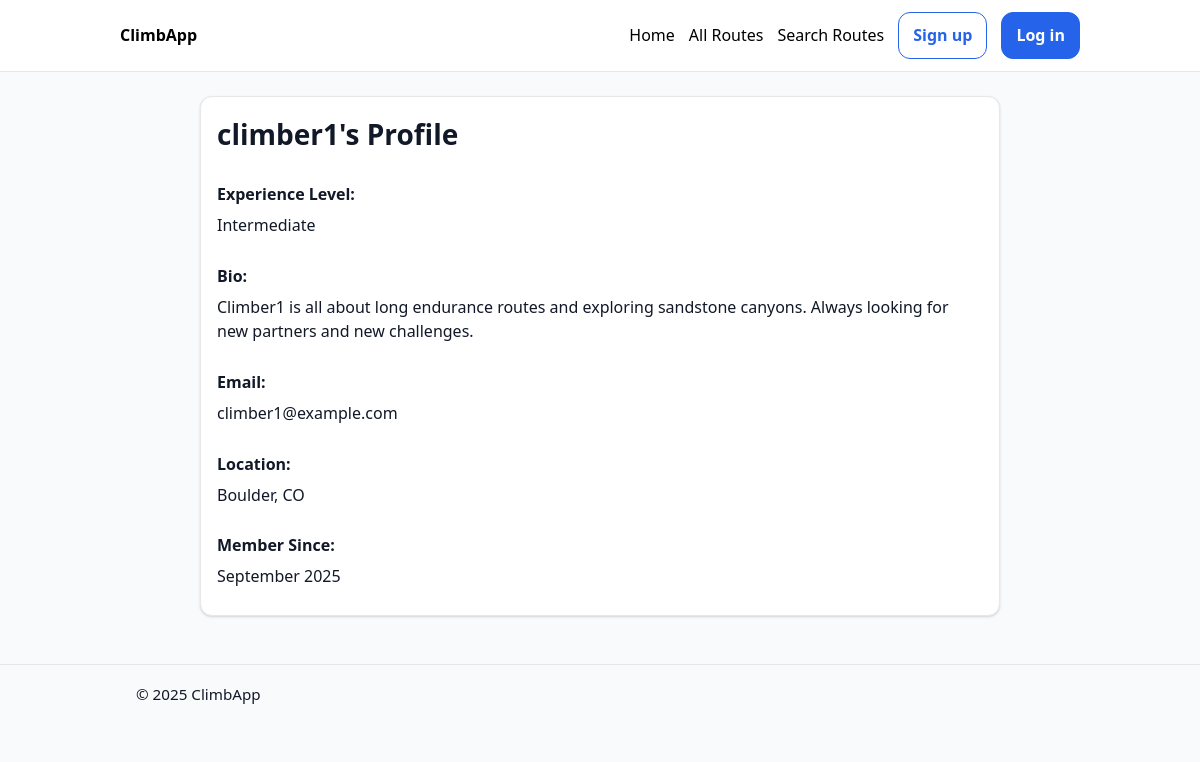
The page /accounts/profile/climber1/ on the database its author committed.
### accounts/models.py (models this page shows, shortened)
class UserProfile(models.Model):
    EXPERIENCE_CHOICES = [
        ('beginner', 'Beginner'),
        ('intermediate', 'Intermediate'),
        ('advanced', 'Advanced'),
        ('expert', 'Expert'),
    ]
    user = models.OneToOneField(
        settings.AUTH_USER_MODEL,
        on_delete=models.CASCADE,
        related_name="profile"
    )
    experience_level = models.CharField(
        max_length=20,
        choices=EXPERIENCE_CHOICES,
        default='beginner',
        help_text="Your climbing experience level"
    )
    bio = models.TextField(
        blank=True,
        max_length=500,
        help_text="Tell us about yourself and your climbing experience"
    )
    email = models.EmailField(
        blank=True,
        help_text="Contact email"
    )
    latitude = models.FloatField(blank=True, null=True)
    longitude = models.FloatField(blank=True, null=True)
    location_name = models.CharField(
        max_length=200,
        blank=True,
        help_text="e.g., Boulder, CO"
    )
    created_at = models.DateTimeField(auto_now_add=True)
    updated_at = models.DateTimeField(auto_now=True)

### accounts/views.py (the view)
# urls.py: path("profile/", ProfileView.as_view(), name="profile"),
class ProfileView(DetailView):
    model = UserProfile
    template_name = "accounts/profile.html"
    context_object_name = "profile"
    def get_object(self):
        username = self.kwargs.get('username')
        if username:
            user = get_object_or_404(User, username=username)
            return user.profile
        return self.request.user.profile

### templates/accounts/profile.html (shortened to what this page needs)
{% extends "base.html" %}
{% block content %}
  <div class="card" style="max-width:800px; margin:0 auto;">
    <div style="display:flex; justify-content:space-between; align-items:center; margin-bottom:1rem;">
      <h1>{{ profile.user.username }}'s Profile</h1>
    </div>
    <div class="form-grid" style="grid-template-columns:1fr;">
      <div class="field">
        <label><strong>Experience Level:</strong></label>
        <p>{{ profile.get_experience_level_display }}</p>
      </div>
      {% if profile.bio %}
      <div class="field">
        <label><strong>Bio:</strong></label>
        <p style="white-space: pre-wrap;">{{ profile.bio }}</p>
      </div>
      {% endif %}
      {% if profile.email %}
      <div class="field">
        <label><strong>Email:</strong></label>
        <p>{{ profile.email }}</p>
      </div>
      {% endif %}
      {% if profile.location_name %}
      <div class="field">
        <label><strong>Location:</strong></label>
        <p>{{ profile.location_name }}</p>
      </div>
      {% endif %}
      <div class="field">
        <label><strong>Member Since:</strong></label>
        <p>{{ profile.created_at|date:"F Y" }}</p>
      </div>
    </div>
  </div>
{% endblock %}

### static/base.css (style rules this page uses)
* { box-sizing: border-box; }
html, body { height: 100%; }
body { margin: 0; color: #000; background: #f8fafc; font: 16px/1.55 system-ui, -apple-system, Segoe UI, Roboto, Arial, sans-serif; }
:root { --brand-blue: #2563eb; --brand-blue-300: #93c5fd; --border: #e5e7eb; --muted: #6b7280; --overlay-bg: rgba(0,0,0,.7); }
h1, h2, h3 { color: #111827; margin: 0 0 10px; }
h1 { font-size: 1.75rem; }
p { margin: 0 0 10px; color: #111827; }
.card { background: #fff; border: 1px solid var(--border); border-radius: 12px; box-shadow: 0 1px 2px rgba(0,0,0,.06), 0 1px 3px rgba(0,0,0,.1); padding: 16px; }
label { font-weight: 600; color: #111827; }
.form-grid { display: grid; gap: 16px; }
.field { display: flex; flex-direction: column; gap: 6px; }

### rows shown on the page
UserProfile: user.username "climber1", experience_level "Intermediate", bio "Climber1 is all about long endurance routes and exploring sandstone canyons. Always looking for new partners and new challenges.", email "climber1@example.com", location_name "Boulder, CO", created_at "September 2025"
